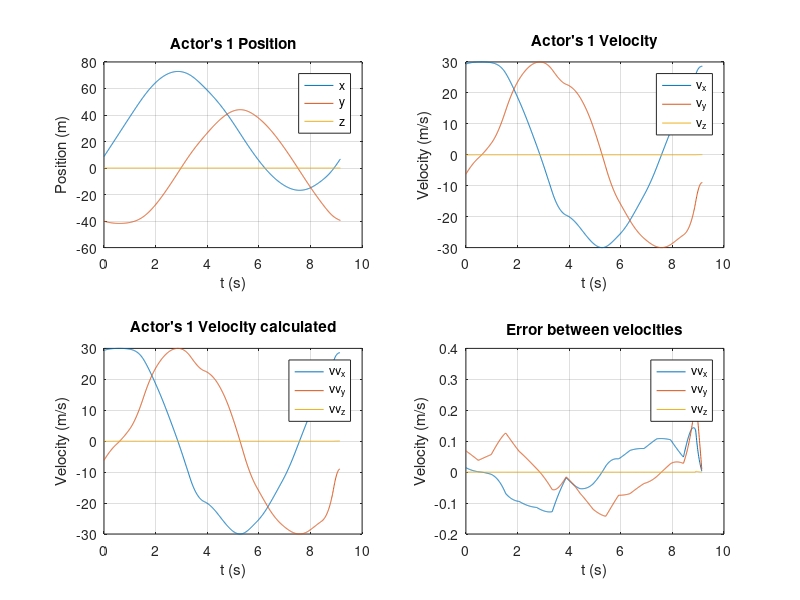
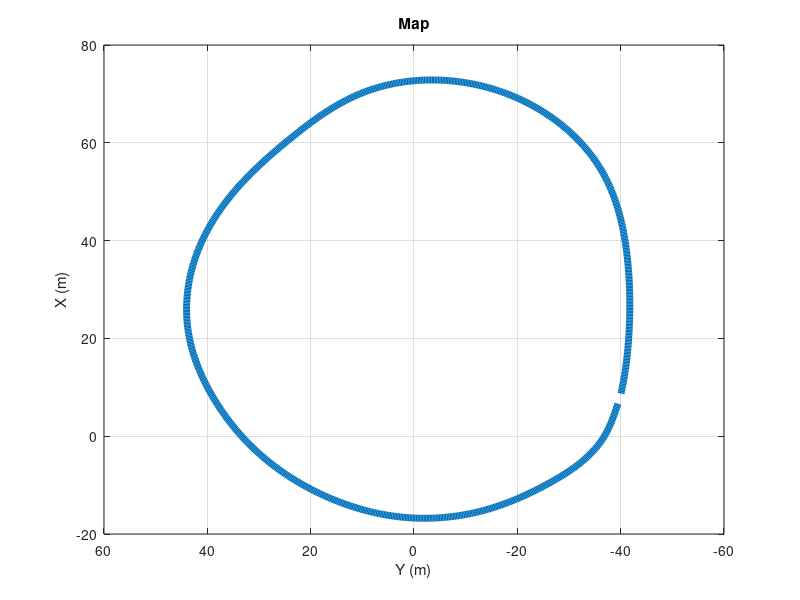

Recreate these plots in MATLAB, in order.
%% Initialization
clear all
clc

% Aula01 - Introduction

%% Save or load sensor data
% save('sns1.mat', 'sns1');

load('sns1.mat');

%%

t = [sns1.Time]; %array with sample times

% % Get position of the car data
% % Alternative 1: with for cycle
% PP = zeros(numel(sns1),3); %preallocate empty array for speed
% for i = 1:numel(sns1)
%     PP(i,:) = sns1(i).ActorPoses(1).Position; %update line i of PP
% end

% Alternative 2: with arrayfun
PP = cell2mat(arrayfun(@(S) S.ActorPoses(1).Position', sns1, 'UniformOutput', false))';

% Plot graph for position through time
subplot(2,2,1)
plot(t, PP)
grid on
legend('x', 'y', 'z')
title('Actor''s 1 Position')
xlabel('t (s)')
ylabel('Position (m)')

% Get velocity of the car data
VV = cell2mat(arrayfun(@(S) S.ActorPoses(1).Velocity', sns1, 'UniformOutput', false))';

% Plot graph for velocity through time
subplot(2,2,2)
plot(t, VV)
grid on
legend('v_x', 'v_y', 'v_z')
title('Actor''s 1 Velocity')
xlabel('t (s)')
ylabel('Velocity (m/s)')

% Differentiation of Position to get the Velocity
h = 0.01; % Sample of time in seconds
VV_Calculated = diff(PP)/h;

% Plot graph for velocity calculated through time
subplot(2,2,3)
plot(t(1:length(VV_Calculated)-1), VV_Calculated(1:end-1,:))
grid on
legend('vv_x', 'vv_y', 'vv_z')
title('Actor''s 1 Velocity calculated')
xlabel('t (s)')
ylabel('Velocity (m/s)')

% Calculate error between the Velocity given by the sensor and velocity
% calculated
E = VV_Calculated - VV(1:end-1, :);
subplot(2,2,4)
plot(t(1:length(VV_Calculated)-1), E(1:end-1,:))
grid on
legend('vv_x', 'vv_y', 'vv_z')
title('Error between velocities')
xlabel('t (s)')
ylabel('Velocity (m/s)')

%%

% Get object detection from radar

% max_objs = 0;
% for n = 1:numel(sns1)
%     objs = sns1(n).ObjectDetections;
%     max_obj = numel(objs);
%     if max_obj > max_objs
%         max_objs = max_obj;
%     end
% end
% 
% array_objs = 1:max_objs;
% 
% objs_detected.obj1 = zeros(numel(sns1),6);
% objs_detected.obj2 = zeros(numel(sns1),6);
% objs_detected.obj3 = zeros(numel(sns1),6);
% objs_detected.obj4 = zeros(numel(sns1),6);
% 
% fns = fieldnames(objs_detected);
% 
% for n = 1:numel(sns1)
%     objs = sns1(n).ObjectDetections;
%     for i = 1:numel(objs)
%         obj = objs_detected.(fns{i});
%         obj(n,:) = objs{i}.Measurement';
%     end
% end

figure(2)
plot(PP(:,1), PP(:,2), 'LineWidth', 5)
view(-90, 90)
grid on
title('Map')
xlabel('X (m)')
ylabel('Y (m)')